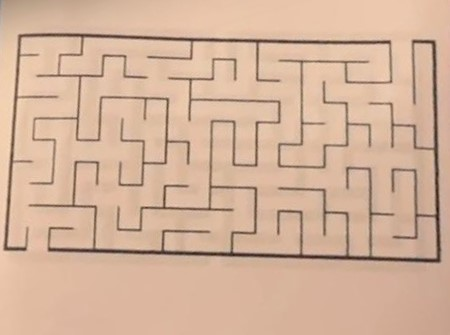
#> input picture vimaze/images/WhatsApp Image 2025-03-08 at 13.01.15_9dde4c3c.jpg, 450 x 335 px
$ python -i maze_image_processor-chathura.py   (imports and definitions only)
#> lines starting #> are read from the running program, lines starting #| are printed output that depends on the picture; after the words box and inside, x2 and y2 are one past the last pixel; in counts of white or black regions, pixels touching at a corner belong together
### vimaze/ds/graph.py
class Node:
    def __init__(self, position: tuple[int, int]):
        self.position = position
        self.neighbors: list['Node'] = []
        self.name = _get_node_name((position[0], position[1]))

    def add_neighbour(self, neighbour: 'Node'):
        self.neighbors.append(neighbour)

    # [5 lines left out: function is_neighbour, not called in this run]


class Graph:
    def __init__(self, node_positions: list[tuple[int, int]] = None):
        self.nodes = {}

        if node_positions is None:
            self.node_count = 0
            return

        self.node_count = len(node_positions)

        for node_pos in node_positions:
            new_node = Node(node_pos)
            self.nodes[new_node.name] = new_node

    def add_node(self, node_pos: tuple[int, int]):
        new_node = Node(node_pos)
        self.nodes[new_node.name] = new_node
        self.node_count += 1

    def connect_nodes(self, node_u_pos: tuple[int, int], node_v_pos: tuple[int, int]):
        node_u_name = _get_node_name(node_u_pos)
        node_v_name = _get_node_name(node_v_pos)

        self.nodes[node_u_name].add_neighbour(self.nodes[node_v_name])
        self.nodes[node_v_name].add_neighbour(self.nodes[node_u_name])

    def get_neighbors(self, node_pos: tuple[int, int]):
        node_name = _get_node_name(node_pos)
        return self.nodes[node_name].neighbors

    def get_node(self, node_pos: tuple[int, int]):
        node_name = _get_node_name(node_pos)
        return self.nodes[node_name]

    def display(self):
        for node in self.nodes.values():
            logging.debug(f"{node.name}: {[neighbor.name for neighbor in node.neighbors]}")

    @staticmethod
    def get_node_name(pos: tuple[int, int]):
        return _get_node_name(pos)


def _get_node_name(pos: tuple[int, int]):
    return f"{pos[0]},{pos[1]}"

### vimaze/old_maze_image_processor_backup_folder/maze_image_processor-chathura.py
import cv2
import numpy as np
import os
from typing import TYPE_CHECKING, Tuple, List, Set, Dict, Optional
import logging
from collections import Counter

if TYPE_CHECKING:
    from vimaze.ds.graph import Graph
    from vimaze.timer import Timer

class MazeImageProcessor:
    """
    Improved maze image processor that accurately detects the cell grid
    and represents walls as edges between cells.
    """

    def __init__(self, timer: Optional['Timer'] = None):
        """
        Initialize the MazeImageProcessor.

        Args:
            timer: Timer object for performance measurement
        """
        self.timer = timer
        self.debug_mode = False

        # Processing parameters
        self.wall_threshold = 127    # Threshold for wall detection (0-255)
        self.invert_binary = False   # Whether to invert the binary image

    def process_image(self, image_path: str) -> Tuple['Graph', int, int]:
        """
        Process a maze image and return a Graph representation along with dimensions.
        """
        from vimaze.ds.graph import Graph

        if self.timer:
            self.timer.start('processing', 'image')

        # Create debug directory if needed
        if self.debug_mode and not os.path.exists("debug"):
            os.makedirs("debug")

        # Step 1: Load and preprocess the image
        logging.debug(f"Loading image: {image_path}")
        original_img, binary_img, gray_img = self._preprocess_image(image_path)

        if self.debug_mode:
            cv2.imwrite("debug/01_original.png", original_img)
            cv2.imwrite("debug/02_binary.png", binary_img)

        # Step 2: Detect grid size and extract maze area
        grid_size, maze_binary, maze_bounds = self._detect_grid_size(binary_img, gray_img)

        if self.debug_mode:
            cv2.imwrite("debug/03_maze_area.png", maze_binary)

            # Draw grid on original image for debugging
            debug_grid = original_img.copy()
            x0, y0, w, h = maze_bounds
            cell_h, cell_w = h // grid_size, w // grid_size

            for i in range(grid_size + 1):
                y_pos = y0 + int(i * cell_h)
                x_pos = x0 + int(i * cell_w)
                cv2.line(debug_grid, (x0, y_pos), (x0 + w, y_pos), (0, 255, 0), 1)  # Horizontal
                cv2.line(debug_grid, (x_pos, y0), (x_pos, y0 + h), (0, 255, 0), 1)  # Vertical

            cv2.imwrite("debug/04_grid_detection.png", debug_grid)

        # Step 3: Extract cells from the maze
        cells = self._extract_cells(maze_binary, grid_size)

        # Step 4: Analyze cells to detect walls
        walls = self._analyze_all_cells(cells, grid_size)

        if self.debug_mode:
            self._visualize_walls(walls, grid_size)

        # Step 5: Create graph representation from walls
        graph = self._create_graph_from_walls(grid_size, walls)

        if self.debug_mode:
            self._visualize_maze_graph(graph, grid_size)

        if self.timer:
            self.timer.stop()

        logging.debug(f"Maze processed successfully: {grid_size}x{grid_size} cells")

        return graph, grid_size, grid_size

    def _preprocess_image(self, image_path: str) -> Tuple[np.ndarray, np.ndarray, np.ndarray]:
        """
        Preprocess the maze image for analysis.

        Args:
            image_path: Path to the image file

        Returns:
            Tuple of (original image, binary image, grayscale image)
        """
        # Load the image
        img = cv2.imread(image_path)
#> img is the input picture: shape (335, 450, 3); mean B, G, R 155, 178.5, 211.9
        if img is None:
            raise ValueError(f"Failed to load image from {image_path}")

        # Resize image if too large while maintaining aspect ratio
        max_dimension = 1000
        height, width = img.shape[:2]
#> height = 335; width = 450
        if max(height, width) > max_dimension:
            scale = max_dimension / max(height, width)
            img = cv2.resize(img, None, fx=scale, fy=scale)

        # Convert to grayscale
        gray = cv2.cvtColor(img, cv2.COLOR_BGR2GRAY)
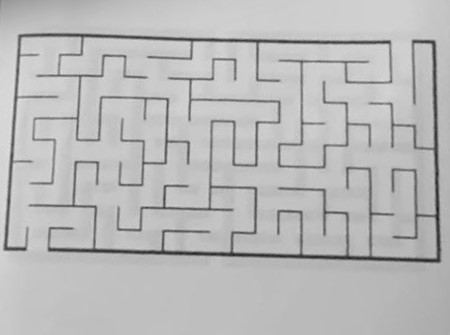
#> gray: shape (335, 450); min 24, max 224, mean 185.8

        # Apply Gaussian blur to reduce noise
        blurred = cv2.GaussianBlur(gray, (5, 5), 0)

        # Apply adaptive thresholding
        binary = cv2.adaptiveThreshold(blurred, 255, cv2.ADAPTIVE_THRESH_GAUSSIAN_C,
                                    cv2.THRESH_BINARY_INV, 11, 2)
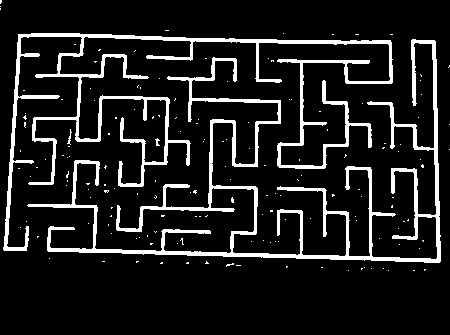
#> binary: shape (335, 450); 11.4% white; 159 white regions (155 under 20 px), largest, box (x1, y1, x2, y2) and area: (27, 39, 441, 263) 8980, (3, 33, 393, 251) 7725, (67, 129, 72, 145) 27, (155, 138, 160, 146) 22

        # Clean up noise using morphological operations
        kernel = np.ones((3, 3), np.uint8)
        binary = cv2.morphologyEx(binary, cv2.MORPH_CLOSE, kernel)
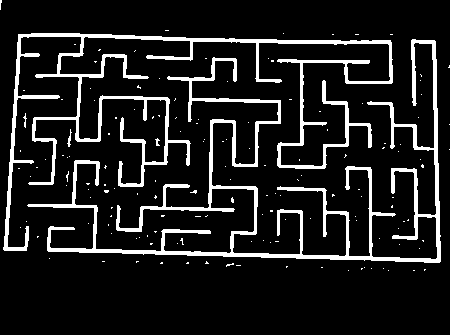
#> binary: shape (335, 450); 11.5% white; 148 white regions (143 under 20 px), largest, box (x1, y1, x2, y2) and area: (27, 39, 441, 263) 9025, (3, 33, 393, 251) 7773, (67, 129, 72, 147) 35, (23, 113, 27, 128) 25, (155, 138, 160, 146) 22
        binary = cv2.morphologyEx(binary, cv2.MORPH_OPEN, kernel)
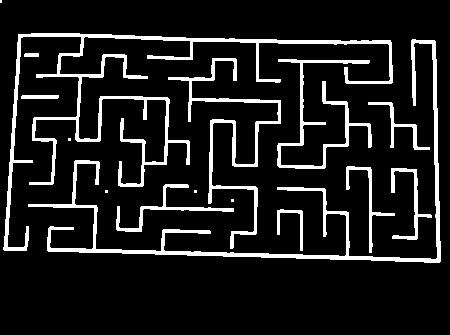
#> binary: shape (335, 450); 11.1% white; 16 white regions (5 under 20 px)

        # Invert binary image if needed
        if self.invert_binary:
            binary = cv2.bitwise_not(binary)

        return img, binary, gray

    def _detect_grid_size(self, binary_img: np.ndarray, gray_img: np.ndarray) -> Tuple[int, np.ndarray, Tuple[int, int, int, int]]:
        """
        Detect the grid size and extract the maze area.

        Args:
            binary_img: Binary image
            gray_img: Grayscale image

        Returns:
            Tuple of (grid_size, maze_binary, maze_bounds)
        """
        # Get image dimensions
        h, w = binary_img.shape
#> h = 335; w = 450

        # Find contours to get the maze boundary
        contours, _ = cv2.findContours(binary_img.copy(), cv2.RETR_EXTERNAL, cv2.CHAIN_APPROX_SIMPLE)
#> contours = 16 contours, 5 with area under 20; largest, box (x1, y1, x2, y2) and area: (3, 33, 393, 251) 4258, (28, 39, 441, 263) 3268, (168, 58, 281, 249) 1472, (277, 59, 372, 169) 1102, (116, 184, 234, 232) 506

        if not contours:
            raise ValueError("No contours found in the image")

        # Get the main contour (the maze boundary)
        main_contour = max(contours, key=cv2.contourArea)
#> main_contour = contour of 416 points, box (x1, y1, x2, y2) (3, 33, 393, 251), area 4258
        x, y, w, h = cv2.boundingRect(main_contour)
#> x = 3; y = 33; w = 390; h = 218

        # Crop the image to the maze boundaries
        maze_binary = binary_img[y:y+h, x:x+w].copy()
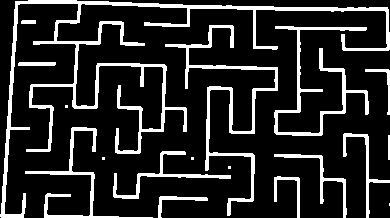
#> maze_binary: shape (218, 390); 15.6% white; 18 white regions (5 under 20 px), largest, box (x1, y1, x2, y2) and area: (0, 0, 390, 218) 5937, (165, 25, 278, 216) 2083, (274, 26, 369, 136) 1552
        maze_gray = gray_img[y:y+h, x:x+w].copy()
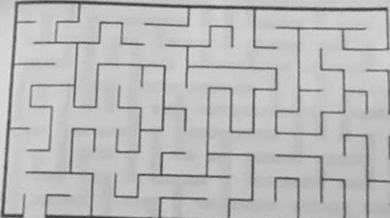
#> maze_gray: shape (218, 390); min 44, max 224, mean 186.4

        # Use edge detection for line detection
        edges = cv2.Canny(maze_binary, 50, 150, apertureSize=3)
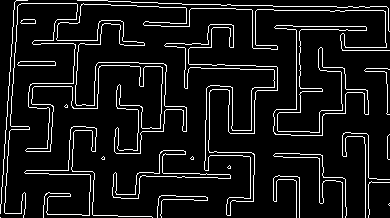
#> edges: shape (218, 390); 8.8% white in thin lines or dots

        # Detect lines using probabilistic Hough transform
        min_line_length = min(w, h) // 16
#> min_line_length = 13
        lines = cv2.HoughLinesP(edges, 1, np.pi/180, threshold=40,
                            minLineLength=min_line_length, maxLineGap=10)
#> lines = 139 rows, first 6: [137, 6, 205, 8], [201, 4, 257, 5], [4, 212, 19, 0], [75, 108, 78, 40], [274, 10, 388, 10], [212, 65, 242, 65]

        if lines is None:
            lines = cv2.HoughLinesP(edges, 1, np.pi/180, threshold=30,
                                minLineLength=min_line_length//2, maxLineGap=30)
            if lines is None:
                raise ValueError("Could not detect grid lines in the maze")

        # Categorize lines as horizontal or vertical
        horizontal_lines = []
        vertical_lines = []

        for line in lines:
            x1, y1, x2, y2 = line[0]
            # Calculate angle of the line
            angle = np.abs(np.arctan2(y2 - y1, x2 - x1) * 180 / np.pi)

            # Horizontal lines (angle close to 0 or 180 degrees)
            if angle < 30 or angle > 150:
                horizontal_lines.append((y1 + y2) // 2)  # y-coordinate
            # Vertical lines (angle close to 90 degrees)
            elif 60 < angle < 120:
                vertical_lines.append((x1 + x2) // 2)  # x-coordinate
#> this loop made 139 passes
#> (x1, y1, x2, y2, angle) on passes 1 to 12: (137, 6, 205, 8, 1.68), (201, 4, 257, 5, 1.02), (4, 212, 19, 0, 85.95), (75, 108, 78, 40, 87.47), (274, 10, 388, 10, 0), (212, 65, 242, 65, 0), (326, 26, 365, 26, 0), (10, 64, 55, 65, 1.27), (296, 112, 296, 26, 90), (224, 68, 239, 68, 0), (0, 217, 13, 22, 86.19), (341, 47, 386, 47, 0)
#> after the loop, horizontal_lines = 80 values, max 216 at index 75, min 1 at index 57, mean 88.7; vertical_lines = 59 values, max 387 at index 23, min 6 at index 3, mean 200.2

        # Group similar coordinates to handle slight variations
        def group_coordinates(coords, threshold=None):
            if not coords:
                return []
            if threshold is None:
                threshold = min(w, h) // 30  # Adaptive threshold based on image size
#> threshold = 7
            coords = sorted(coords)
#> coords = 80 values from 1 to 216
            groups = [[coords[0]]]
#> groups = [[1]]
            for coord in coords[1:]:
                if coord - groups[-1][-1] <= threshold:
                    groups[-1].append(coord)
                else:
                    groups.append([coord])
#> this loop made 79 passes
#> coord on passes 1, 2, 3, 12, 13, 14, 15, 16, 17, 18, 19, 20: 2, 3, 4, 20, 22, 23, 23, 24, 25, 26, 26, 26
#> after the loop, groups = 11 items
            return [sum(group) // len(group) for group in groups]

        # Group similar coordinates
        horizontal_positions = group_coordinates(horizontal_lines)
#> horizontal_positions = [5, 24, 44, 66, 88, 107, 131, 153, 174, 195, 214]
        vertical_positions = group_coordinates(vertical_lines)
#> the loop in group_coordinates (call 2), `for coord in coords[1:]:` made 58 passes
#> coord on passes 1 to 12: 7, 11, 47, 48, 51, 69, 72, 73, 76, 89, 91, 93
#> vertical_positions = [8, 48, 72, 94, 114, 139, 161, 185, 207, 230, 252, 276, 298, 320, 343, 367, 386]

        # Calculate approximate cell size and count
        cell_width = w // len(vertical_positions) if vertical_positions else w
#> cell_width = 22
        cell_height = h // len(horizontal_positions) if horizontal_positions else h
#> cell_height = 19

        # Count number of grid cells
        num_cells_x = len(vertical_positions) + 1
#> num_cells_x = 18
        num_cells_y = len(horizontal_positions) + 1
#> num_cells_y = 12

        # Determine grid size (typical maze sizes are 9x9 or 16x16)
        grid_size = max(num_cells_x, num_cells_y)
#> grid_size = 18

        # Additional refinement based on potential standard grid sizes
        potential_sizes = [9, 16]
        optimal_grid_size = None
        best_score = float('-inf')

        for size in potential_sizes:
            approx_cell_width = w / size
            approx_cell_height = h / size

            # Score how well this grid size matches the detected lines
            score = 0

            # Check horizontal lines
            for i in range(1, size):
                expected_y = int(y + i * approx_cell_height)
                # Find closest detected horizontal line
                closest_diff = min([abs(expected_y - pos) for pos in horizontal_positions], default=w)
                score -= closest_diff

            # Check vertical lines
            for i in range(1, size):
                expected_x = int(x + i * approx_cell_width)
                # Find closest detected vertical line
                closest_diff = min([abs(expected_x - pos) for pos in vertical_positions], default=h)
                score -= closest_diff

            if score > best_score:
                best_score = score
                optimal_grid_size = size
#> this loop made 2 passes
#> (approx_cell_width, approx_cell_height) on passes 1 to 2: (43.33, 24.22), (24.38, 13.62)
#> after the loop, best_score = -102; optimal_grid_size = 9

        # Final decision: Use optimal_grid_size if available, otherwise use the count-based approach
        final_grid_size = optimal_grid_size if optimal_grid_size is not None else grid_size
#> final_grid_size = 9
#> in process_image, `grid_size, maze_binary, maze_bounds = self._detect_grid_size(binary_im..`: maze_bounds = (3, 33, 390, 218)

        # If number of detected lines suggests 9x9 or 16x16, prefer those over other sizes
        if num_cells_x > 6 or num_cells_y > 6:
            if num_cells_x <= 12 or num_cells_y <= 12:
                final_grid_size = 9
            else:
                final_grid_size = 16

        # Match to closest standard size if not already one of the standard sizes
        if final_grid_size not in [9, 16]:
            diffs = [(abs(final_grid_size - size), size) for size in [9, 16]]
            final_grid_size = min(diffs)[1]

        logging.debug(f"Detected grid dimensions: {num_cells_x}x{num_cells_y}")
        logging.debug(f"Determined grid size: {final_grid_size}x{final_grid_size}")

        return final_grid_size, maze_binary, (x, y, w, h)

    def _extract_cells(self, maze_img: np.ndarray, grid_size: int) -> List[List[np.ndarray]]:
        """
        Extract individual cells from the maze.

        Args:
            maze_img: Binary image of the maze
            grid_size: Size of the grid (e.g., 9 for 9x9)

        Returns:
            2D list of cell images
        """
#> called with grid_size = 9
        h, w = maze_img.shape
#> h = 218; w = 390
        cell_h, cell_w = h // grid_size, w // grid_size
#> cell_h = 24; cell_w = 43

        cells = []
        for i in range(grid_size):
            row = []
            for j in range(grid_size):
                # Extract cell
                cell = maze_img[i*cell_h:(i+1)*cell_h, j*cell_w:(j+1)*cell_w]
                row.append(cell)
            cells.append(row)
#> after the loop, cells = 9 items
#> the loop in _analyze_all_cells, `for i in range(grid_size):` made 9 passes

        return cells

    def _analyze_cell_walls(self, cell: np.ndarray, i: int, j: int, grid_size: int) -> List[int]:
        """
        Analyze a cell to detect which walls are present.

        Args:
            cell: Cell image
            i: Row index
            j: Column index
            grid_size: Grid size

        Returns:
            List of wall indicators [top, right, bottom, left] (1=wall, 0=no wall)
        """
        h, w = cell.shape

        # Define narrow regions along each edge to check for walls
        wall_thickness = max(2, min(h, w) // 10)  # Adjust based on cell size
        threshold_percentage = 0.4  # Percentage of white pixels needed to identify a wall

        # Check top wall
        top_region = cell[0:wall_thickness, :]
        top_wall = 1 if np.sum(top_region) / (top_region.size * 255) > threshold_percentage else 0

        # Check right wall
        right_region = cell[:, w-wall_thickness:w]
        right_wall = 1 if np.sum(right_region) / (right_region.size * 255) > threshold_percentage else 0

        # Check bottom wall
        bottom_region = cell[h-wall_thickness:h, :]
        bottom_wall = 1 if np.sum(bottom_region) / (bottom_region.size * 255) > threshold_percentage else 0

        # Check left wall
        left_region = cell[:, 0:wall_thickness]
        left_wall = 1 if np.sum(left_region) / (left_region.size * 255) > threshold_percentage else 0

        # Special handling for edge cells - outer boundary should always have walls
        if i == 0:  # Top row
            top_wall = 1
        if j == grid_size - 1:  # Rightmost column
            right_wall = 1
        if i == grid_size - 1:  # Bottom row
            bottom_wall = 1
        if j == 0:  # Leftmost column
            left_wall = 1

        return [top_wall, right_wall, bottom_wall, left_wall]

    def _ensure_wall_consistency(self, walls: List[List[int]], grid_size: int) -> List[List[int]]:
        """
        Ensure consistency of walls between adjacent cells.

        Args:
            walls: List of wall indicators for each cell
            grid_size: Grid size

        Returns:
            Consistent list of wall indicators
        """
#> called with grid_size = 9
        # Convert the flat list of walls into a 2D grid for easier adjacency checks
        grid_walls = []
        for i in range(grid_size):
            row = []
            for j in range(grid_size):
                idx = i * grid_size + j
                row.append(walls[idx])
            grid_walls.append(row)

        # Fix inconsistencies
        for i in range(grid_size):
            for j in range(grid_size):
                # Check right wall consistency
                if j < grid_size - 1:
                    # If cell has right wall, adjacent cell should have left wall
                    if grid_walls[i][j][1] == 1:
                        grid_walls[i][j+1][3] = 1
                    # If adjacent cell has left wall, cell should have right wall
                    elif grid_walls[i][j+1][3] == 1:
                        grid_walls[i][j][1] = 1

                # Check bottom wall consistency
                if i < grid_size - 1:
                    # If cell has bottom wall, cell below should have top wall
                    if grid_walls[i][j][2] == 1:
                        grid_walls[i+1][j][0] = 1
                    # If cell below has top wall, cell should have bottom wall
                    elif grid_walls[i+1][j][0] == 1:
                        grid_walls[i][j][2] = 1

        # Convert back to flat list
        consistent_walls = []
        for i in range(grid_size):
            for j in range(grid_size):
                consistent_walls.append(grid_walls[i][j])

        return consistent_walls

    def _analyze_all_cells(self, cells: List[List[np.ndarray]], grid_size: int) -> List[List[int]]:
        """
        Analyze all cells in the maze to detect walls.

        Args:
            cells: 2D list of cell images
            grid_size: Grid size

        Returns:
            List of wall indicators for each cell
        """
        walls = []

        for i in range(grid_size):
            for j in range(grid_size):
                cell_walls = self._analyze_cell_walls(cells[i][j], i, j, grid_size)
                walls.append(cell_walls)

        # Apply wall consistency check
        walls = self._ensure_wall_consistency(walls, grid_size)

        return walls

    # [34 lines left out: function _visualize_walls, not called in this run]

    def _create_graph_from_walls(self, grid_size: int, walls: List[List[int]]) -> 'Graph':
        """
        Create a graph representation from detected walls.

        Args:
            grid_size: Grid size
            walls: List of wall indicators for each cell

        Returns:
            Graph: Graph representation of the maze
        """
#> called with grid_size = 9
        from vimaze.ds.graph import Graph

        # Create a new graph
        graph = Graph()

        # Add nodes for all cells
        for i in range(grid_size):
            for j in range(grid_size):
                graph.add_node((i, j))

        # Add connections where there are no walls
        for i in range(grid_size):
            for j in range(grid_size):
                idx = i * grid_size + j
                cell_walls = walls[idx]

                # Check each direction
                # If there's no wall, connect to the adjacent cell

                # Top (no top wall)
                if i > 0 and cell_walls[0] == 0:
                    graph.connect_nodes((i, j), (i-1, j))

                # Right (no right wall)
                if j < grid_size - 1 and cell_walls[1] == 0:
                    graph.connect_nodes((i, j), (i, j+1))

                # Bottom (no bottom wall)
                if i < grid_size - 1 and cell_walls[2] == 0:
                    graph.connect_nodes((i, j), (i+1, j))

                # Left (no left wall)
                if j > 0 and cell_walls[3] == 0:
                    graph.connect_nodes((i, j), (i, j-1))

        return graph

    # [127 lines left out: functions _visualize_maze_graph, test_maze_image_processing, not called in this run]

>>> result = MazeImageProcessor().process_image('../images/WhatsApp Image 2025-03-08 at 13.01.15_9dde4c3c.jpg')
